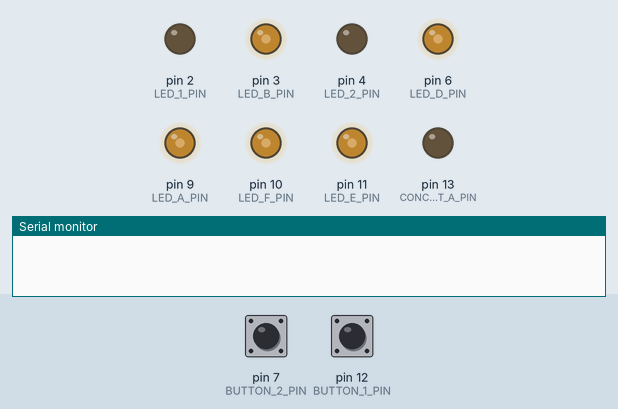
The sketch below on a simulated Arduino Uno, built with avr-gcc and run on an emulated ATmega328P. Shown: output pins drawn as LEDs (lit = HIGH), the last lines printed to the serial monitor. Dashed ring = blinking. Inputs (shaded band) come from the test bench; at power-on: pin 7 (BUTTON_2_PIN) HIGH, pin 12 (BUTTON_1_PIN) HIGH.

Above: at 1.76 s.
1.8 s: pin 7 (BUTTON_2_PIN) pulled LOW for 0.15 s
At 1.91 s:
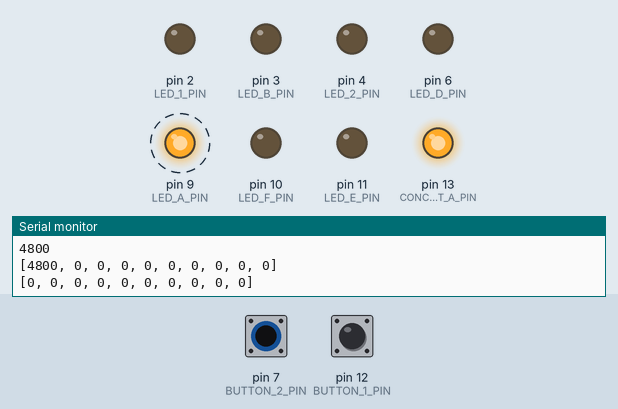
4.8 s: pin 12 (BUTTON_1_PIN) pulled LOW for 0.15 s
At 5.15 s:
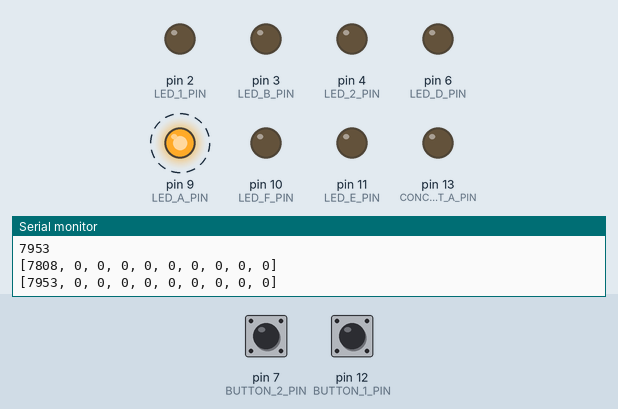
7.9 s: pin 7 (BUTTON_2_PIN) pulled LOW for 1 s
At 11.24 s:
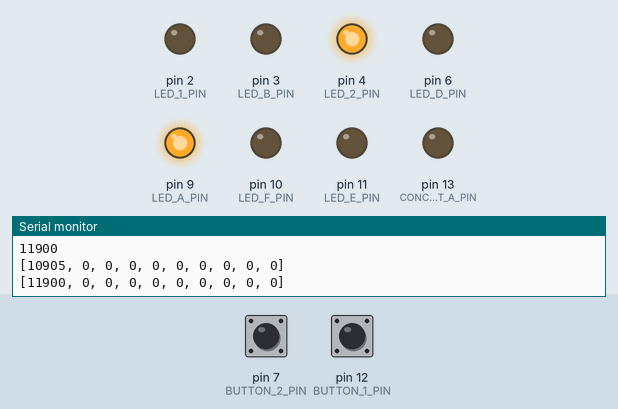
11.9 s: pin 12 (BUTTON_1_PIN) pulled LOW for 1 s
At 15.24 s:
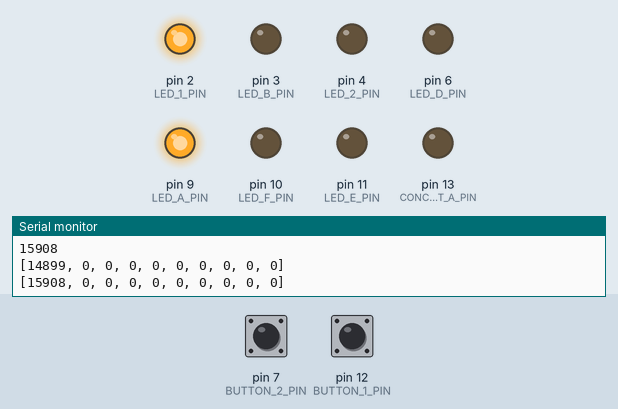
15.9 s: pin 7 (BUTTON_2_PIN) pulled LOW for 3.2 s
At 18.95 s:
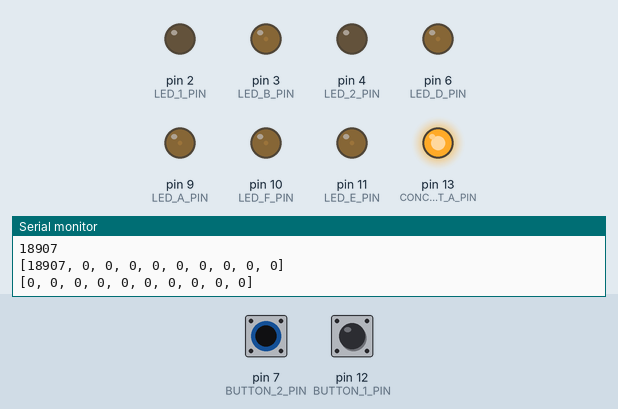
20.6 s: pin 12 (BUTTON_1_PIN) pulled LOW for 3.2 s
At 20.9 s:
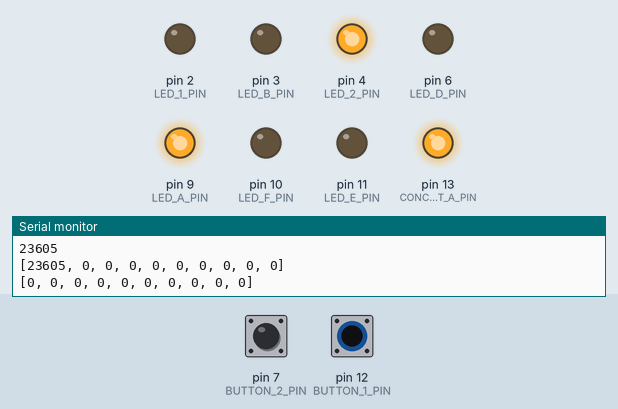
Timing chart, 0 to 31.3 s (numbered marks = the images above; inputs shaded):
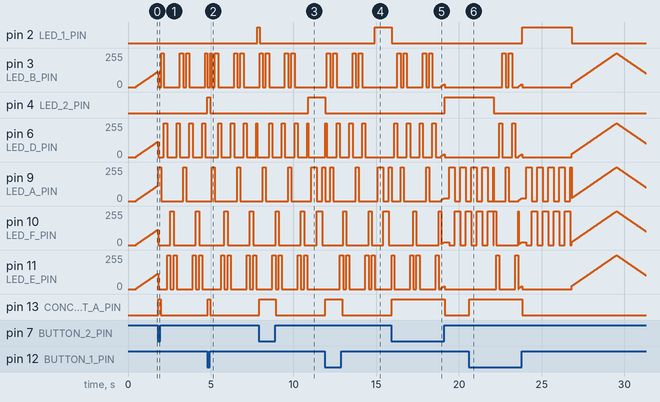

The sketch:

oop_2020.ino
```cpp
#include "Led.h"
#include "Button.h"

#define LED_1_PIN 2
#define LED_2_PIN 4
#define BUTTON_1_PIN 12
#define BUTTON_2_PIN 7

#define LED_A_PIN 9
#define LED_B_PIN 3
#define LED_C_PIN 5
#define LED_D_PIN 6
#define LED_E_PIN 11
#define LED_F_PIN 10
#define CONCURRENT_A_PIN 13

Led concurrentLeds[1] = {
  Led(CONCURRENT_A_PIN)
};

Led aLed(LED_1_PIN);
Led bLed(LED_2_PIN);
Button aButton(BUTTON_1_PIN);
Button bButton(BUTTON_2_PIN);

Led transmittingLeds[5] = {
  Led(LED_A_PIN),
  Led(LED_B_PIN),
  //Led(LED_C_PIN),
  Led(LED_D_PIN),
  Led(LED_E_PIN),
  Led(LED_F_PIN)
};

int brightness = 5;
int brightnessChangeAmt = 1;

bool isTransmitting = false;
int transmittingIndex = 0;
int transmittingDirection = 1;
int counter = 0;
bool aOn = false;
bool bOn = false;
unsigned long millisNow = 0;

void setup() {
  Serial.begin(9600);
  delay(500);
}

void loop() {
  aOn = false;
  bOn = false;
  isTransmitting = false;
  millisNow = millis();

  for(int i = 0; i < aButton.getPresses(); i++) {
    // Transmitting if any lighting still to happen
    if (aButton.getOnTime(i) > millisNow || bButton.getOnTime(i) > millisNow) {
      isTransmitting = true;
    }
    if (aButton.getOnTime(i) <= millisNow && aButton.getOffTime(i) >= millisNow) {
      aOn = true;
    }
    if (bButton.getOnTime(i) <= millisNow && bButton.getOffTime(i) >= millisNow) {
      bOn = true;
    }
  }
  // Turn on phone lights
  aOn ? aLed.on() : aLed.off();
  bOn ? bLed.on() : bLed.off();

  // Turn on concurrent lights
  if (aButton.getLastReading() == LOW || bButton.getLastReading() == LOW) {
    for(int i = 0; i < (sizeof(concurrentLeds) / sizeof(Led)); i++) {
      concurrentLeds[i].on();
    }
  } else {
    for(int i = 0; i < (sizeof(concurrentLeds) / sizeof(Led)); i++) {
      concurrentLeds[i].off();
    }
  }

  counter++;

  if (aOn || bOn) {
    // Turn off all but the two involved
    for(int i = 1; i < sizeof(transmittingLeds) / sizeof(transmittingLeds[0]) - 1; i++) {
      transmittingLeds[i].off();
    }
    if(counter % 950 == 0) {
      if (transmittingLeds[0].getState()) {
        transmittingLeds[0].off();
        transmittingLeds[(sizeof(transmittingLeds) / sizeof(transmittingLeds[0])) - 1].on();
      } else {
        transmittingLeds[(sizeof(transmittingLeds) / sizeof(transmittingLeds[0])) - 1].off();
        transmittingLeds[0].on();
      }
    }
  } else if (isTransmitting) {
    // Button has been pressed, not yet transmitting
    if(counter % 550 == 0) {
      transmittingIndex += transmittingDirection;
      if(transmittingIndex <= 0 || transmittingIndex >= (sizeof(transmittingLeds) / sizeof(transmittingLeds[0]) - 1)) {
        transmittingDirection *= -1;
      }
    }
    for(int i = 0; i < sizeof(transmittingLeds) / sizeof(transmittingLeds[0]); i++) {
      if(i == transmittingIndex) {
        transmittingLeds[i].on();
      } else {
        transmittingLeds[i].off();
      }
    }
    // Reset brightness to 5
    brightness = 5;
    brightnessChangeAmt = 1;
  } else {
    // Fade all in and out
    for(int i = 0; i < sizeof(transmittingLeds) / sizeof(transmittingLeds[0]); i++) {
      analogWrite(transmittingLeds[i].getPin(), brightness);
    }

    if(counter % 35 == 0) {
      brightness += brightnessChangeAmt;
    }
    if(brightness >= 254) {
      brightnessChangeAmt = -1;
    } else if(brightness <= 1) {
      brightnessChangeAmt = 1;
    }
  }

  // IF buttonState changes, update onTime and offTime
  if (aButton.getState() != aButton.getLastReading()) {
    setButtonTimes(&aButton);
  }
  if (bButton.getState() != bButton.getLastReading()) {
	  setButtonTimes(&bButton);
  }
}

void setButtonTimes(Button *btn) {
  // the button has been just pressed
  if (btn->getLastReading() == LOW) {
    Serial.println("touched");
    btn->setOnTime(millis());
  }
  // the button has been just released
  else {
    Serial.println("released");
    btn->setOffTime(millis());
  }


  Serial.println(millis());
  Serial.println(millis() + btn->getDelayTime());
  Serial.print("[");
    Serial.print(btn->getOnTime(0));
  Serial.print(", ");
    Serial.print(btn->getOnTime(1));
    Serial.print(", ");
  Serial.print(btn->getOnTime(2));
    Serial.print(", ");
  Serial.print(btn->getOnTime(3));
    Serial.print(", ");
  Serial.print(btn->getOnTime(4));
    Serial.print(", ");
  Serial.print(btn->getOnTime(5));
    Serial.print(", ");
  Serial.print(btn->getOnTime(6));
    Serial.print(", ");
  Serial.print(btn->getOnTime(7));
    Serial.print(", ");
  Serial.print(btn->getOnTime(8));
    Serial.print(", ");
  Serial.print(btn->getOnTime(9));
  Serial.println("]");

	Serial.print("[");
	Serial.print(btn->getOffTime(0));
	Serial.print(", ");
	Serial.print(btn->getOffTime(1));
	Serial.print(", ");
	Serial.print(btn->getOffTime(2));
	Serial.print(", ");
	Serial.print(btn->getOffTime(3));
	Serial.print(", ");
	Serial.print(btn->getOffTime(4));
	Serial.print(", ");
	Serial.print(btn->getOffTime(5));
	Serial.print(", ");
	Serial.print(btn->getOffTime(6));
	Serial.print(", ");
	Serial.print(btn->getOffTime(7));
	Serial.print(", ");
	Serial.print(btn->getOffTime(8));
	Serial.print(", ");
	Serial.print(btn->getOffTime(9));
	Serial.println("]");
}
```

Button.cpp
```cpp
#include "Button.h"

Button::Button(int buttonPin) {
	this->pin = buttonPin;
	init();
}

void Button::init() {
	pinMode(pin, INPUT_PULLUP);
  for(int i = 0; i < Button::PRESSES; i++) {
    onTime[i] = (unsigned long) 0;
    offTime[i] = (unsigned long) 0;
  }
	update();
}

int Button::getPin() {
  return pin;
}

void Button::setUpdatedAt(unsigned long updateTime) {
  updated_at = updateTime;
}
unsigned long Button::getUpdatedAt() {
  return updated_at;
}

void Button::update() {

  if((millis() - getUpdatedAt()) > 10) {
    // You can handle the debounce of the button directly
    // in the class, so you don't have to think about it
    // elsewhere in your code
    int newReading = digitalRead(pin);

    setUpdatedAt(millis());

    if (newReading != lastReading) {
      lastDebounceTime = millis();
    }
    if (millis() - lastDebounceTime > debounceDelay) {
      // Update the 'state' attribute only if debounce is checked
      state = newReading;
    }
    lastReading = newReading;
  }
}

int Button::getState() {
  update();
  return state;
}

int Button::getLastReading() {
  return lastReading;
}

bool Button::isPressed() {
  return (getState() == LOW);
}

int Button::getPresses() {
  return PRESSES;
}

void Button::clearUsedTimes(unsigned long m) {
  for(int i = 0; i < Button::PRESSES; i++) {
    if((m + getDelayTime() - onTime[i] > getDelayTime()) || (offTime[i] > 0 && offTime[i] < m)) {
      onTime[i] = (unsigned long) 0;
      offTime[i] = (unsigned long) 0;
    }
  }
}
void Button::setOnTime(unsigned long newOnTime) {
  clearUsedTimes(newOnTime);
  for(int i = 0; i < Button::PRESSES; i++) {
    if(onTime[i] == 0) {
      onTime[i] = newOnTime + getDelayTime();
      break;
    }
  }
}
void Button::setOffTime(unsigned long newOffTime) {
  clearUsedTimes(newOffTime);
  for(int i = 0; i < Button::PRESSES; i++) {
    if(offTime[i] == 0) {
      offTime[i] = newOffTime + getDelayTime();
      break;
    }
  }
}

unsigned long Button::getOnTime(int index) {
  return onTime[index];
}
unsigned long Button::getOffTime(int index) {
  return offTime[index];
}

unsigned long Button::getDelayTime() {
  return delayTime;
}
```

Button.h
```cpp
#include <Arduino.h>

class Button {
  private:
    int pin;
  	int state;
  	int lastReading = HIGH;
    int updated_at;
    const static int PRESSES = 10;
    unsigned long onTime[PRESSES] = {};
    unsigned long offTime[PRESSES] = {};
    unsigned long delayTime = (unsigned long) 3000;

  	unsigned long lastDebounceTime = 0;
    unsigned long debounceDelay = 15;
  public:
    Button(int buttonPin);
  	void init();
    int getPin();
    void update();
    void setUpdatedAt(unsigned long updateTime);
    unsigned long getUpdatedAt();
    int getState();
    int getLastReading();
    bool isPressed();

    int getPresses();
    void clearUsedTimes(unsigned long m);
    void setOnTime(unsigned long newOnTime);
    void setOffTime(unsigned long newOffTime);
    unsigned long getOnTime(int index);
    unsigned long getOffTime(int index);
    unsigned long getDelayTime();
};
```

Led.cpp
```cpp
#include "Led.h"

Led::Led(int ledPin) {
  this->pin = ledPin;
  init();
  this->state = LOW;
}

void Led::init() {
	pinMode(pin, OUTPUT);
	off();
}

void Led::off() {
	digitalWrite(pin, LOW);
  state = LOW;
}

void Led::on() {
	digitalWrite(pin, HIGH);
  state = HIGH;
}

int Led::getPin() {
  return pin;
}

int Led::getState() {
  return state;
}
```

Led.h
```cpp
#include <Arduino.h>

class Led {
  private:
    int pin;
    int state;
  public:
    Led(int ledPin);

  	void init();

  	void off();
  	void on();

    int getState();
    int getPin();
};
```

Measured:
- after the input at 1.8 s, pin 13 (CONCURRENT_A_PIN): LOW → HIGH at once, → LOW 0.16 s later
- after the input at 4.8 s, pin 13 (CONCURRENT_A_PIN): LOW → HIGH at once, → LOW 0.15 s later
- after the input at 7.9 s, pin 13 (CONCURRENT_A_PIN): LOW → HIGH at once, → LOW 1.0 s later
- after the input at 11.9 s, pin 13 (CONCURRENT_A_PIN): LOW → HIGH at once, → LOW 1.0 s later
- after the input at 15.9 s, pin 13 (CONCURRENT_A_PIN): LOW → HIGH at once
- after the input at 20.6 s, pin 2 (LED_1_PIN): LOW → HIGH after 3.2 s; pin 13 (CONCURRENT_A_PIN): LOW → HIGH at once, → LOW 3.2 s later
